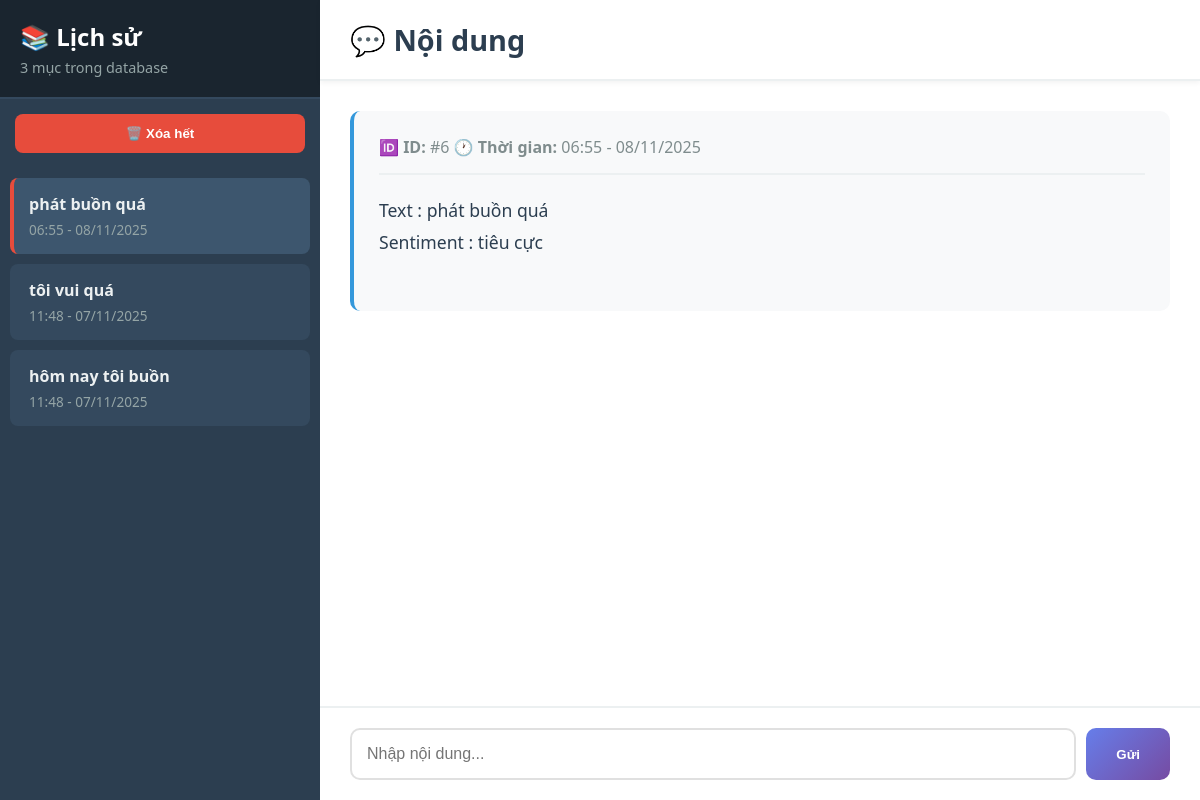
Before: / with the older database file.
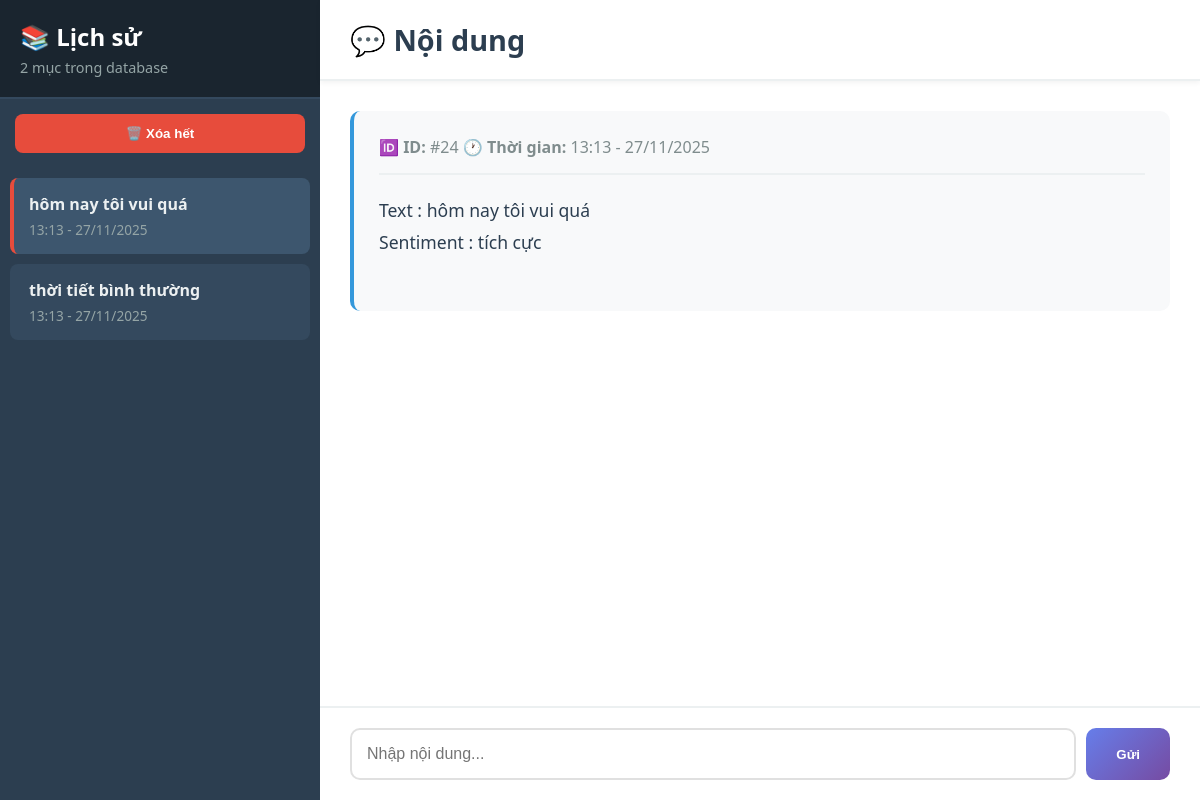
After: the same page with the newer database file.
### tables this page shows
CREATE TABLE history (
            id INTEGER PRIMARY KEY AUTOINCREMENT,
            content TEXT NOT NULL,
            sentiment TEXT NOT NULL,
            created_at TIMESTAMP DEFAULT CURRENT_TIMESTAMP
        );

### routes.py (the view)
@main_bp.route('/')
def index():
    history = get_all_history()
    current_content = history[0] if history else None
    current_id = current_content['id'] if current_content else None
    return render_template('index.html',
                           history=history,
                           current_content=current_content,
                           current_id=current_id,
                           format_time=format_time)

### models.py (called while the page is built)
def get_db_connection():
    conn = sqlite3.connect(Config.DATABASE)
    conn.row_factory = sqlite3.Row
    return conn

def get_all_history():
    conn = get_db_connection()
    cursor = conn.cursor()
    cursor.execute('SELECT * FROM history ORDER BY created_at DESC')
    rows = cursor.fetchall()
    conn.close()
    return [dict(row) for row in rows]

### utils.py (called while the page is built)
def format_time(timestamp):
    dt = datetime.strptime(timestamp, '%Y-%m-%d %H:%M:%S')
    return dt.strftime('%H:%M - %d/%m/%Y')

### templates/index.html (shortened to what this page needs)
<!DOCTYPE html>
<html lang="vi">
<head>
    <link rel="stylesheet" href="{{ url_for('static', filename='css/style.css') }}">
</head>
<body>
    <div class="container">
        <div class="sidebar">
            <div class="sidebar-header">
                <h2>📚 Lịch sử</h2>
                <p id="historyCount">{{ history|length }} mục trong database</p>
            </div>
            <div class="action-buttons">
                <button class="clear-all-btn" onclick="if(confirm('Xóa tất cả lịch sử?')) window.location.href='{{ url_for('main.clear_history') }}'">
                    🗑️ Xóa hết
                </button>
            </div>
            <div class="history-list" id="historyList">
                {% if history %}
                    {% for item in history %}
                    <div class="history-item {% if current_id == item.id %}active{% endif %}"
                         onclick="window.location.href='{{ url_for('main.view_content', history_id=item.id) }}'">
                        <div class="title">{{ item.content }}</div>
                        <div class="time">{{ format_time(item.created_at) }}</div>
                    </div>
                    {% endfor %}
                {% else %}
                    <div style="text-align: center; padding: 20px; color: #95a5a6;">
                        Chưa có lịch sử nào
                    </div>
                {% endif %}
            </div>
        </div>
        <div class="main-content">
            <div class="content-header">
                <h1>💬 Nội dung</h1>
            </div>
            <div class="content-body" id="contentBody">
                {% if current_content %}
                <div class="content-display">
                    <div class="meta">
                        <strong>🆔 ID:</strong> #{{ current_content.id }}
                        <strong>🕐 Thời gian:</strong> {{ format_time(current_content.created_at) }}<br>
                    </div>
                    <div class="content-text">
                      Text : {{ current_content.content }}
                    </div>
                    <div class="content-text">
                      Sentiment : {{ current_content.sentiment }}
                    </div>
                </div>
                {% else %}
                <div class="empty-state">
                    <h2>👋 Chào mừng!</h2>
                    <p>Nhập nội dung bên dưới để bắt đầu</p>
                    <p style="margin-top: 10px; font-size: 0.9em;">Dữ liệu được lưu vào SQLite database</p>
                </div>
                {% endif %}
            </div>
            <div class="input-section">
                <form class="input-form" id="contentForm" novalidate>
                    <div class="input-row">
                        <input type="text" id="contentInput" name="content" placeholder="Nhập nội dung..." required>
                        <button type="submit" id="submitBtn">Gửi</button>
                    </div>
                </form>
            </div>
        </div>
    </div>
</body>
</html>

### static/css/style.css (style rules this page uses)
* { margin: 0; padding: 0; box-sizing: border-box; }
body { font-family: 'Segoe UI', Tahoma, Geneva, Verdana, sans-serif; background: #f5f7fa; height: 100vh; overflow: hidden; }
.container { display: flex; height: 100vh; }
.sidebar { width: 320px; background: #2c3e50; color: white; display: flex; flex-direction: column; box-shadow: 2px 0 10px rgba(0,0,0,0.1); }
.sidebar-header { padding: 20px; background: #1a252f; border-bottom: 2px solid #34495e; }
.sidebar-header h2 { font-size: 1.5em; margin-bottom: 5px; }
.sidebar-header p { font-size: 0.9em; color: #95a5a6; }
.history-list { flex: 1; overflow-y: auto; padding: 10px; }
.history-item { background: #34495e; padding: 15px; margin-bottom: 10px; border-radius: 8px; cursor: pointer; transition: all 0.3s; border-left: 4px solid transparent; position: relative; }
.history-item.active { background: #3d566e; border-left-color: #e74c3c; }
.history-item .title { font-weight: 600; margin-bottom: 5px; color: #ecf0f1; padding-right: 30px; }
.history-item .time { font-size: 0.85em; color: #95a5a6; }
.action-buttons { display: flex; gap: 10px; margin: 15px; }
.new-chat-btn, .clear-all-btn { flex: 1; padding: 12px; border: none; border-radius: 8px; color: white; font-weight: 600; cursor: pointer; transition: all 0.3s; }
.clear-all-btn { background: #e74c3c; }
.main-content { flex: 1; display: flex; flex-direction: column; background: white; }
.content-header { padding: 20px 30px; background: white; border-bottom: 2px solid #ecf0f1; box-shadow: 0 2px 5px rgba(0,0,0,0.05); }
.content-header h1 { color: #2c3e50; font-size: 1.8em; }
.content-body { flex: 1; padding: 30px; overflow-y: auto; }
.content-display { background: #f8f9fa; padding: 25px; border-radius: 10px; min-height: 200px; border-left: 4px solid #3498db; }
.content-display .meta { color: #7f8c8d; margin-bottom: 20px; padding-bottom: 15px; border-bottom: 2px solid #ecf0f1; }
.content-display .content-text { color: #2c3e50; line-height: 1.8; font-size: 1.1em; }
.input-section { padding: 20px 30px; background: white; border-top: 2px solid #ecf0f1; }
.input-form { display: flex; flex-direction: column; gap: 10px; }
.input-row { display: flex; gap: 10px; }
.input-row input { flex: 1; padding: 15px; border: 2px solid #e0e0e0; border-radius: 10px; font-size: 16px; transition: all 0.3s; }
.input-row button { padding: 15px 30px; background: linear-gradient(135deg, #667eea 0%, #764ba2 100%); color: white; border: none; border-radius: 10px; font-weight: 600; cursor: pointer; transition: all 0.3s; }

Changed rows visible on the page:
removed history: content "phát buồn quá", created_at "06:55 - 08/11/2025", id "6", sentiment "tiêu cực"
removed history: content "tôi vui quá", created_at "11:48 - 07/11/2025"
removed history: content "hôm nay tôi buồn", created_at "11:48 - 07/11/2025"
added history: content "hôm nay tôi vui quá", created_at "13:13 - 27/11/2025", id "24", sentiment "tích cực"
added history: content "thời tiết bình thường", created_at "13:13 - 27/11/2025"
Other visible differences:
{{ history|length }}: "3" → "2"
